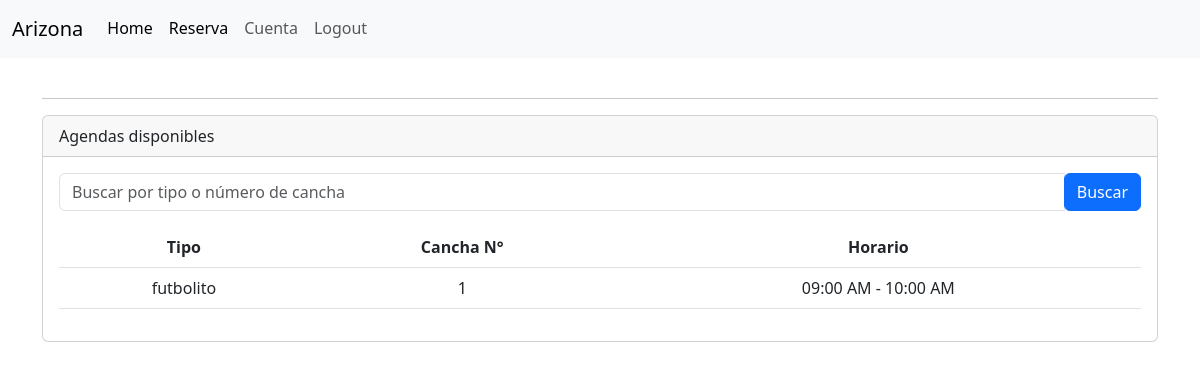
Screenshot of /servicio/agenda/listar/ (signed in) with the database file from the repository.
### servicio/models.py (models this page shows, shortened)
class Agenda(models.Model):
    cancha = models.ForeignKey(Cancha, on_delete=models.CASCADE)
    horario = models.ForeignKey(Horario, on_delete=models.CASCADE)
    disponible = models.BooleanField(default=True)
    class Meta:
        verbose_name = _('Agenda')
        verbose_name_plural = _('Agendas')
        unique_together = ('cancha', 'horario')

class Cancha(models.Model):
    NUMERACION_CHOICES = [
        ('1', 'Cancha 1'),
        ('2', 'Cancha 2'),
        ('3', 'Cancha 3'),
        ('4', 'Cancha 4'),
        ('5', 'Cancha 5'),
        ('6', 'Cancha 6'),
        ('7', 'Cancha 7'),
        ('8', 'Cancha 8'),
    ]
    numeracion = models.CharField(max_length=10, choices=NUMERACION_CHOICES)
    tipo = models.ForeignKey(TipoCancha, on_delete=models.CASCADE, related_name='canchas')
    class Meta:
        verbose_name = _('Cancha')
        verbose_name_plural = _('Canchas')

class TipoCancha(models.Model):
    nombre = models.CharField(max_length=50)
    precio = models.DecimalField(max_digits=8, decimal_places=0)
    descripcion = models.TextField()
    def __str__(self):
        return self.nombre
    class Meta:
        verbose_name = _('Tipo de Cancha')
        verbose_name_plural = _('Tipos de Canchas')

class Horario(models.Model):
    AM = 'AM'
    PM = 'PM'
    MERIDIEM_CHOICES = [
        (AM, 'AM'),
        (PM, 'PM'),
    ]
    hora_inicio = models.TimeField()
    hora_fin = models.TimeField()
    meridiem = models.CharField(max_length=2, choices=MERIDIEM_CHOICES, default=PM)
    def __str__(self):
        return f'{self.hora_inicio.strftime("%I:%M %p")} - {self.hora_fin.strftime("%I:%M %p")}'

### servicio/views.py (the view)
# urls.py: path('agenda/listar/', AgendaListView.as_view(), name='agenda-listar'),
class AgendaListView(ListView):
    model = Agenda
    template_name = 'agendas/listar.html'
    context_object_name = 'agendas'
    def dispatch(self, request, *args, **kwargs):
        user = self.request.user
        if not (user.name and user.apellidos):
            messages.warning(self.request, "Completa tu nombre y apellidos antes de continuar.")
            profile_url = reverse('account:update_user')
            return redirect(profile_url)
        return super().dispatch(request, *args, **kwargs)
    def get_queryset(self):
        query = self.request.GET.get('q')
        queryset = super().get_queryset()
        if query:
            queryset = queryset.filter(
                Q(cancha__tipo__nombre__icontains=query) |
                Q(cancha__numeracion__icontains=query)
            )
        return queryset

### servicio/templatetags/custom_filters.py (called while the page is built)
@register.filter(name='has_permission')
def has_permission(user, permission_name):
    try:
        return user.roles.permisos.filter(nombre=permission_name).exists()
    except AttributeError:
        return False

### servicio/templates/agendas/listar.html (shortened to what this page needs)
{% extends "layout.html" %}
{% load static %}
{% load humanize %}
{% load custom_filters %}
{% block container %}
<div class="container">
  <br>
  <hr>
  <div class="card">
    <div class="card-header">
      Agendas disponibles
    </div>
    <div class="card-body">
      <form class="form-inline my-2 my-lg-0" method="GET">
        <div class="input-group mb-3">
            <input type="text" class="form-control" name="q" placeholder="Buscar por tipo o número de cancha" value="{{ request.GET.q }}">
            <div class="input-group-append">
                <button class="btn btn-primary" type="submit">Buscar</button>
            </div>
        </div>
    </form>
      <table class="table text-center">
        <thead>
          <tr>
            <th>Tipo</th>
            <th>Cancha N°</th>
            <th>Horario</th>
          </tr>
        </thead>
        <tbody>
          {% for agenda in agendas %}
          <tr>
            <td>{{ agenda.cancha.tipo }}</td>
            <td>{{ agenda.cancha.numeracion }}</td>
            <td>{{ agenda.horario }}</td>
          </tr>
          {% empty %}
          <tr>
            <td colspan="4">No hay agendas disponibles.</td>
          </tr>
          {% endfor %}
        </tbody>
      </table>
    </div>
  </div>
</div>
{% endblock %}

### rows the page displays
Agenda: cancha.tipo "futbolito", cancha.numeracion "1", horario "09:00 AM - 10:00 AM"
